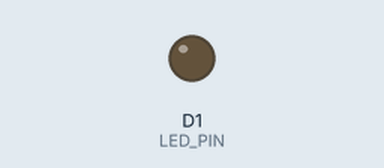
A sketch run on a simulated ESP8266 (NodeMCU). Shown: output pins drawn as LEDs (lit = HIGH). WiFi joins after 1.5 s; servers stay silent unless stated; the local clock reads 2024-03-15 10:24:30 at power-on unless the sketch sets it; what the sketch prints to the serial monitor is not drawn.

Above: at 2.1 s.
At 3.1 s:
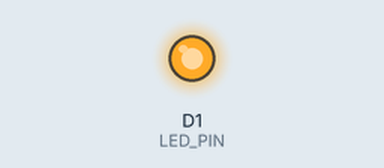
Timing chart, 0 to 4.6 s (numbered marks = the images above):
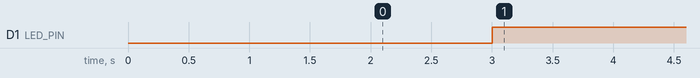

Measured:
- by itself, D1 (LED_PIN): LOW → HIGH at 3.0 s

The sketch:

sketch_may6a-WebServer.ino
```cpp
// Include required libraries
#include <ESP8266WiFi.h>
#include <Ticker.h>

// Define constants
const char* ssid = "kalpeshRT";
const char* password = "87654321";
const int LED_PIN = D1; // Change to the desired pin number
const int START_HOUR = 7; // Change to the desired start hour (24-hour format)
const int STOP_HOUR = 19; // Change to the desired stop hour (24-hour format)

// Define the Ticker object and the state variable
Ticker timer;
bool isOn = false;

void setup() {
  // Initialize serial communication
  Serial.begin(9600);

  // Connect to Wi-Fi
  WiFi.begin(ssid, password);
  Serial.print("Connecting to ");
  Serial.print(ssid);
  while (WiFi.status() != WL_CONNECTED) {
    delay(1000);
    Serial.print(".");
  }
  Serial.println(" connected");

  // Set the LED pin as output
  pinMode(LED_PIN, OUTPUT);

  // Start the timer
  timer.attach(1.0, timerCallback);
}

void loop() {
  // Nothing to do here
}

void timerCallback() {
  // Get the current time
  time_t now = time(nullptr);
  struct tm* timeinfo = localtime(&now);
  Serial.println(now);
  Serial.println(timeinfo->tm_hour);
  // Check if it's within the desired time range
  if (timeinfo->tm_hour >= START_HOUR && timeinfo->tm_hour < STOP_HOUR) {
    // Check if the LED is off and turn it on
    if (!isOn) {
      digitalWrite(LED_PIN, HIGH);
      isOn = true;
    }
  } else {
    // Check if the LED is on and turn it off
    if (isOn) {
      digitalWrite(LED_PIN, LOW);
      isOn = false;
    }
  }
}
```
